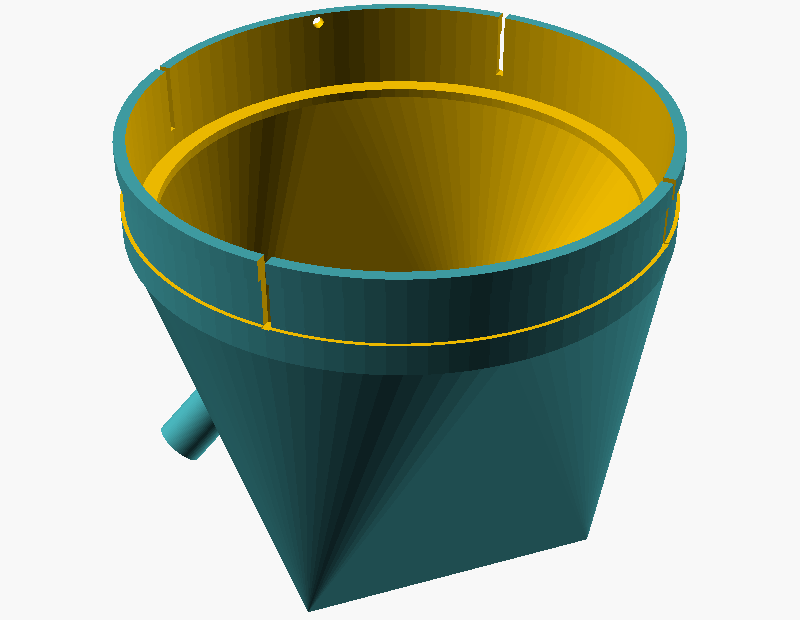
#> input picture hardware/hood-bottom.png, 800 x 620 px
$ python -i quality.py   (imports and definitions only)   (older library calls are emulated)
#> lines starting #> are read from the running program, lines starting #| are printed output that depends on the picture
#> further down, picture is the input picture: shape (620, 800, 3); mean B, G, R 141.2, 165, 158.1
import cv2
import numpy as np

LIMITS = {"sharpness": 120.0, "bright": 70.0, "contrast": 45.0, "glare": 0.05}


def assess(img, limits=LIMITS):
    g = cv2.cvtColor(img, cv2.COLOR_BGR2GRAY) if img.ndim == 3 else img
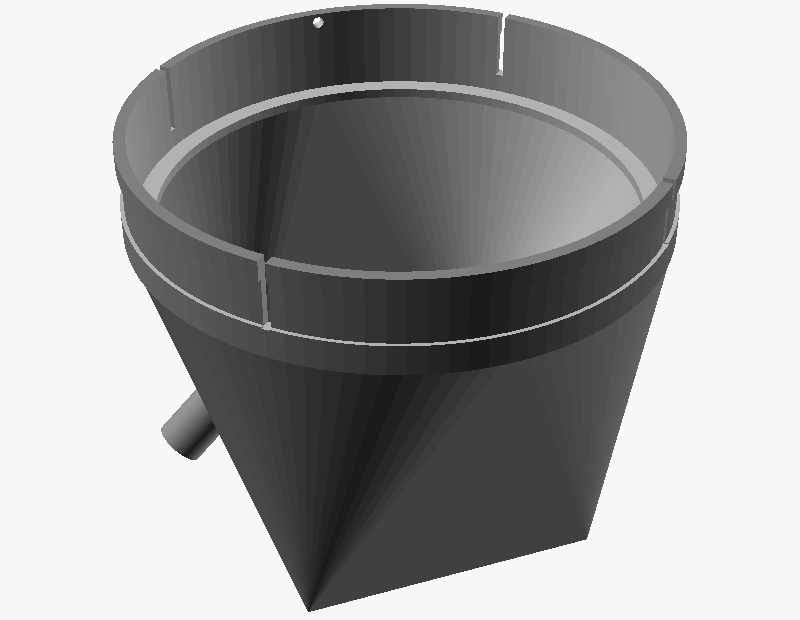
#> g: shape (620, 800); min 26, max 248, mean 160.2
    g = cv2.resize(g, (320, max(8, int(320 * g.shape[0] / g.shape[1]))), interpolation=cv2.INTER_AREA)
#> g: shape (248, 320)
    lo, hi = np.percentile(g, (2, 98))
#> lo = 31; hi = 248
    stretched = np.clip((g - lo) / max(hi - lo, 1) * 255, 0, 255).astype(np.uint8)
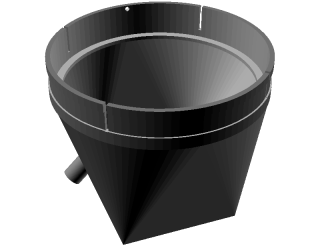
#> stretched: shape (248, 320); min 0, max 255, mean 151.7
    m = {
        "sharpness": float(cv2.Laplacian(stretched, cv2.CV_64F).var()),
        "bright": float(hi),
        "contrast": float(hi - lo),
        "glare": float((g >= 250).mean()),
    }
#> m = {'sharpness': 788.3, 'bright': 248, 'contrast': 217, 'glare': 0}
    issues = []
    if m["bright"] < limits["bright"]:
        issues.append("too_dark")
    elif m["contrast"] < limits["contrast"]:
        issues.append("low_contrast")
    if m["sharpness"] < limits["sharpness"]:
        issues.append("blurry")
    if m["glare"] > limits["glare"]:
        issues.append("glare")
    return {**{k: round(v, 3) for k, v in m.items()}, "issues": issues, "ok": not issues}

>>> import cv2
>>> picture = cv2.imread('../../hardware/hood-bottom.png')
>>> result = assess(picture)
#> result = {'sharpness': 788.3, 'bright': 248, 'contrast': 217, 'glare': 0, 'issues': [], 'ok': True}

$ run again, on hardware/hood-top.png
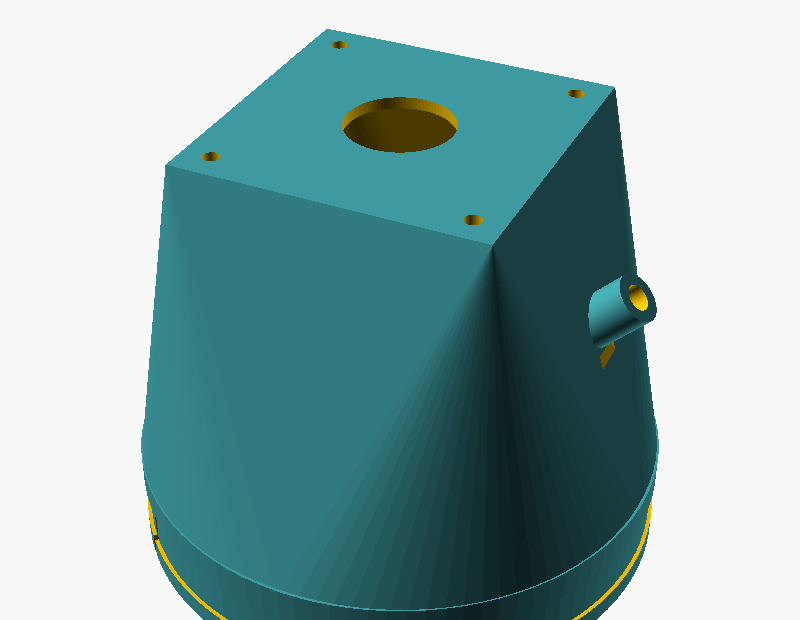
#> input picture hardware/hood-top.png, 800 x 620 px
#> picture is the input picture: shape (620, 800, 3); mean B, G, R 172.6, 171.7, 139.6
#> in assess, `g = cv2.cvtColor(img, cv2.COLOR_BGR2GRAY) if img.ndim == 3 else img`:
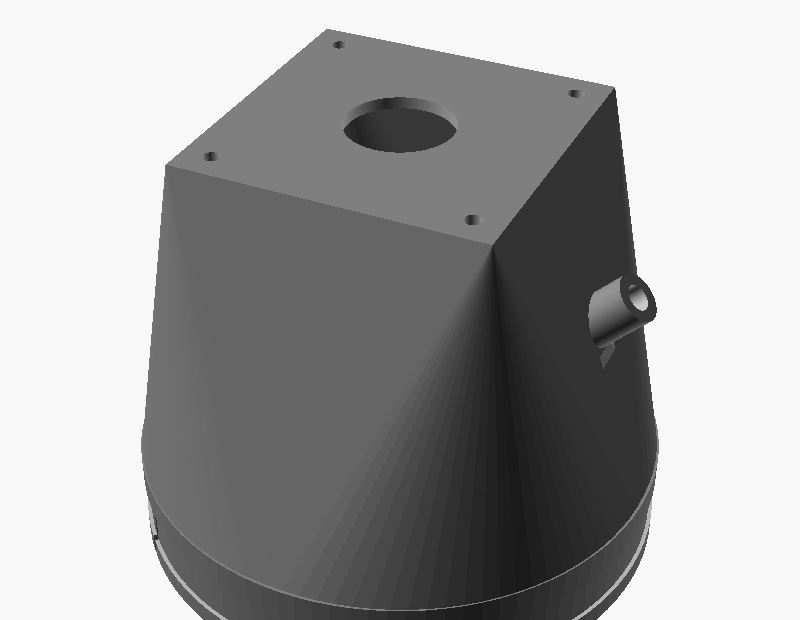
#> g: shape (620, 800); min 26, max 248, mean 162.2
#> lo = 33; hi = 248
#> in assess, `stretched = np.clip((g - lo) / max(hi - lo, 1) * 255, 0, 255).astype(n..`:
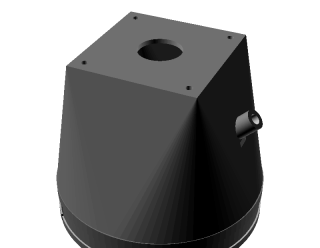
#> stretched: shape (248, 320); min 0, max 255, mean 153.1
#> m = {'sharpness': 480, 'bright': 248, 'contrast': 215, 'glare': 0}
#> result = {'sharpness': 480, 'bright': 248, 'contrast': 215, 'glare': 0, 'issues': [], 'ok': True}
